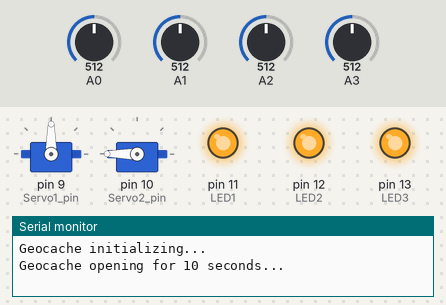
This sketch was run on a simulated Arduino Uno, built with avr-gcc and run on an emulated ATmega328P. Shown: 2 × servo, output pins drawn as LEDs (lit = HIGH), the last lines printed to the serial monitor. The inputs (shaded band) are chosen by the test bench; at power-on: A0 = 512, A1 = 512, A2 = 512, A3 = 512.

Above: at 0.2 s.
At 16.7 s:
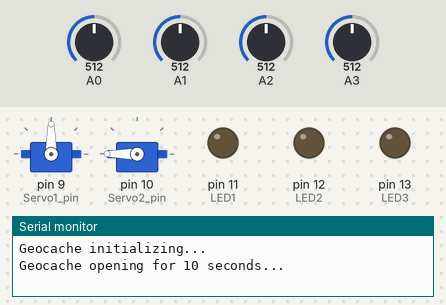
At 30.3 s:
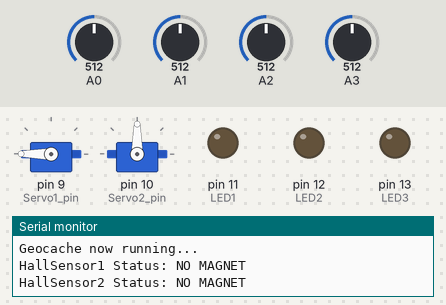
Timing chart, 0 to 31.8 s (numbered marks = the images above):
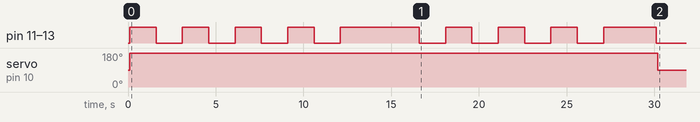

The sketch:

PaxSpaceGeocache.ino
```cpp
//**********************************
//
//
//**********************************

#include <Servo.h>

#define HallSensor1 0
#define HallSensor2 1
#define HallSensor3 2
#define HallSensorLock 3

#define Servo1_pin 9
#define Servo2_pin 10

#define LED1 11
#define LED2 12
#define LED3 13

#define HallOnOff 100
#define TroubleshootDelay 3000
#define Servo1_openPos 90
#define Servo2_openPos 180
#define Servo1_closePos 180
#define Servo2_closePos 90

int Status_HallSensor1 = 0;
int Status_HallSensor2 = 0;
int Status_HallSensor3 = 0;
int Status_HallSensorLock = 0;

enum State {
  start,
  letter1,
  letter2,
  opened
};

State currentState;

Servo Servo1;
Servo Servo2;


int checkHallSensor(int sensorNum);
void openBox();
void closeBox();
void flashLED();


//**********************************
//
//
//**********************************
void setup() {
  Serial.begin(9600);
  Serial.println("Geocache initializing...");

  Servo1.attach(Servo1_pin);
  Servo2.attach(Servo2_pin);

  pinMode(LED1, OUTPUT);
  pinMode(LED2, OUTPUT);
  pinMode(LED3, OUTPUT);

  digitalWrite(LED1, LOW);
  digitalWrite(LED2, LOW);
  digitalWrite(LED3, LOW);

  currentState = start;

  Serial.print("Geocache opening for 10 seconds...");
  openBox();
  closeBox();
  Serial.println("LOCKED");
  Serial.println("Geocache now running...");
}


//**********************************
//
//
//**********************************
void loop() {
  Serial.print("HallSensor1 Status: ");
  Status_HallSensor1 = checkHallSensor(HallSensor1);
  if (Status_HallSensor1 == 1 && currentState == start) {
    currentState = letter1;
    digitalWrite(LED1, HIGH);
   }

  Serial.print("HallSensor2 Status: ");
  Status_HallSensor2 = checkHallSensor(HallSensor2);
  if (Status_HallSensor2 == 1 && currentState == letter1) {
    currentState = letter2;
    digitalWrite(LED2, HIGH);
   }

  Serial.print("HallSensor3 Status: ");
  Status_HallSensor3 = checkHallSensor(HallSensor3);
  if (Status_HallSensor3 == 1 && currentState == letter2) {
    digitalWrite(LED3, HIGH);
    openBox();
    currentState = opened;
   }

  Serial.print("HallSensorLock Status: ");
  Status_HallSensorLock = checkHallSensor(HallSensorLock);
  if (Status_HallSensorLock == 1 && currentState == opened) {
    closeBox();
    currentState = start;
   }

  Serial.print("Current State: ");
  Serial.println(currentState);
  delay(TroubleshootDelay);
}


//**********************************
//
//
//**********************************
int checkHallSensor(int sensorNum) {
  int sensorReading = analogRead(sensorNum);
  if (sensorReading < HallOnOff ) {
    Serial.println("MAGNET DETECTED");
    return 1;
  }
  else {
    Serial.println("NO MAGNET");
    return 0;
  }
}


//**********************************
//
//
//**********************************
void openBox() {
  Servo1.write(Servo1_openPos);
  delay(100);
  Servo2.write(Servo2_openPos);
  flashLED();
}


//**********************************
//
//
//**********************************
void closeBox() {
  flashLED();
  Servo1.write(Servo1_closePos);
  delay(100);
  Servo2.write(Servo2_closePos);
}


//**********************************
//
//
//**********************************
void flashLED() {
  for (int x=0; x<4; x++) {
    digitalWrite(LED1, HIGH);
    digitalWrite(LED2, HIGH);
    digitalWrite(LED3, HIGH);
    delay(1500);
    digitalWrite(LED1, LOW);
    digitalWrite(LED2, LOW);
    digitalWrite(LED3, LOW);
    delay(1500);
  }

  digitalWrite(LED1, HIGH);
  digitalWrite(LED2, HIGH);
  digitalWrite(LED3, HIGH);
  delay(3000);
  digitalWrite(LED1, LOW);
  digitalWrite(LED2, LOW);
  digitalWrite(LED3, LOW);
}
```
